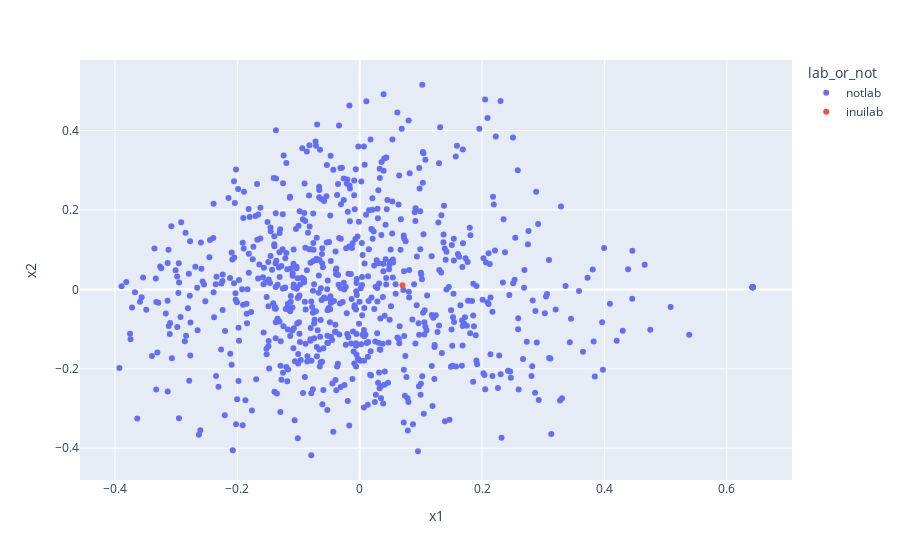

Notebook cell for this chart:
### Code cell
import plotly.express as px
fig = px.scatter(pcx_2019, x="x1", y="x2", color="lab_or_not", hover_data=[pcx_2019['title'].values])
fig.show()
fig.update_layout(title=f"LabPaper(2019)")
fig.write_html(f"LabPaper(2019).html")

### Figure 1 — Plotly figure (JSON) as saved in the notebook; plotly's stock layout.template omitted (floating-point values rounded to 4 significant figures; data arrays with more than 128 entries replaced by an {"elided": "..."} marker saying what was removed)
{"data": [{"customdata": {"elided": "770x1 str values"}, "hovertemplate": "lab_or_not=notlab<br>x1=%{x}<br>x2=%{y}<br>hover_data_0=%{customdata[0]}<extra></extra>", "legendgroup": "notlab", "marker": {"color": "#636efa", "symbol": "circle"}, "mode": "markers", "name": "notlab", "orientation": "v", "showlegend": true, "type": "scatter", "x": {"elided": "770 float values"}, "xaxis": "x", "y": {"elided": "770 float values"}, "yaxis": "y"}, {"customdata": [["An Empirical Study of Span Representations in Argumentation Structure Parsing"]], "hovertemplate": "lab_or_not=inuilab<br>x1=%{x}<br>x2=%{y}<br>hover_data_0=%{customdata[0]}<extra></extra>", "legendgroup": "inuilab", "marker": {"color": "#EF553B", "symbol": "circle"}, "mode": "markers", "name": "inuilab", "orientation": "v", "showlegend": true, "type": "scatter", "x": [0.06999], "xaxis": "x", "y": [0.01051], "yaxis": "y"}], "layout": {"legend": {"title": {"text": "lab_or_not"}, "tracegroupgap": 0}, "margin": {"t": 60}, "xaxis": {"anchor": "y", "domain": [0, 1], "title": {"text": "x1"}}, "yaxis": {"anchor": "x", "domain": [0, 1], "title": {"text": "x2"}}}}
